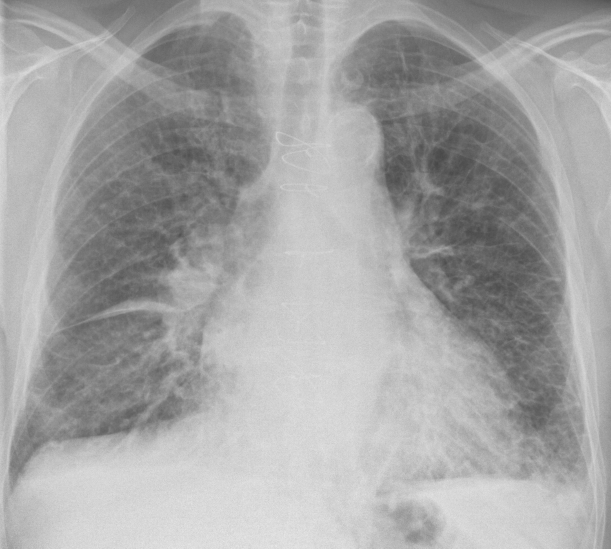
#> input picture sample_data/scans/kerley_b.jpg, 1222 x 1097 px (shown at 1/2 size)
$ python -i imaging.py   (imports and definitions only)
#> lines starting #> are read from the running program, lines starting #| are printed output that depends on the picture
"""Scan loading, image-quality check, and the imaging-model engine (real models plug in here; mock until they load)."""
import hashlib
import json
import os
import threading
import time
from pathlib import Path

import numpy as np
from PIL import Image, ImageOps

from .knowledge import FINDINGS


class InvalidScan(Exception):
    pass


def load_scan(path):
    """Any supported file -> (8-bit grayscale PIL image, metadata dict)."""
#> called with path = '../sample_data/scans/kerley_b.jpg'
    path = Path(path)
    meta = {"file": path.name, "view": "Medical image"}
    try:
        if path.suffix.lower() in (".dcm", ".dicom"):
            import pydicom
            ds = pydicom.dcmread(str(path))
            arr = ds.pixel_array.astype(np.float32)
            if getattr(ds, "PhotometricInterpretation", "") == "MONOCHROME1":
                arr = arr.max() - arr
            lo, hi = np.percentile(arr, (0.5, 99.5))
            img = Image.fromarray((np.clip((arr - lo) / max(hi - lo, 1), 0, 1) * 255).astype(np.uint8))
            meta["patient_name"] = str(getattr(ds, "PatientName", "") or "").strip() or None
            meta["patient_id"] = str(getattr(ds, "PatientID", "") or "").strip() or None
            view = str(getattr(ds, "ViewPosition", "") or "").upper()
            meta["view"] = f"{view} medical image" if view in ("PA", "AP", "LL", "LATERAL") else "Medical image"
        else:
            img = ImageOps.exif_transpose(Image.open(path))
#> img is the input picture: PIL image 1222x1097 RGB; min 68, max 237, mean 164.8
            meta["color"] = _colorfulness(img)
            img = img.convert("L")
    except Exception as e:  # unreadable / corrupt / unsupported
        raise InvalidScan(f"{path.name}: {e}") from e
    meta["width"], meta["height"] = img.size
    return img, meta


def _colorfulness(img):
    a = np.asarray(img.convert("RGB").resize((256, 256)), dtype=np.float32)
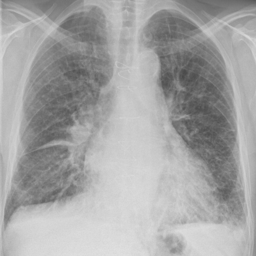
#> a: shape (256, 256, 3) float32; min 74, max 225, mean 164.8
    return float(np.mean(np.abs(a[..., 0] - a[..., 1]) + np.abs(a[..., 1] - a[..., 2])))


# [22 lines left out: function check_quality, not called in this run]


# ---------- model engine ----------

class ImagingEngine:
    """Loads imaging models once in the background and runs them per case.

    analyze() returns:
      sources:        [{role: primary|verifier, model, scores: {FINDING: 0..1}, thresholds}]
      localizations:  {FINDING: {bbox: [x0,y0,x1,y1] normalised, region_name, source}}
      descriptions:   {FINDING: [short radiological observations]}
      masks:          {FINDING: PNG data-url}   (optional segmentation refinement)
      timing:         {model: seconds}
    """

    # [25 lines left out: functions __init__, _load, not called in this run]

    def ready(self):
        return self._loaded.is_set()

    # [35 lines left out: functions analyze, _mock_analyze, not called in this run]

>>> result = load_scan('../sample_data/scans/kerley_b.jpg')
